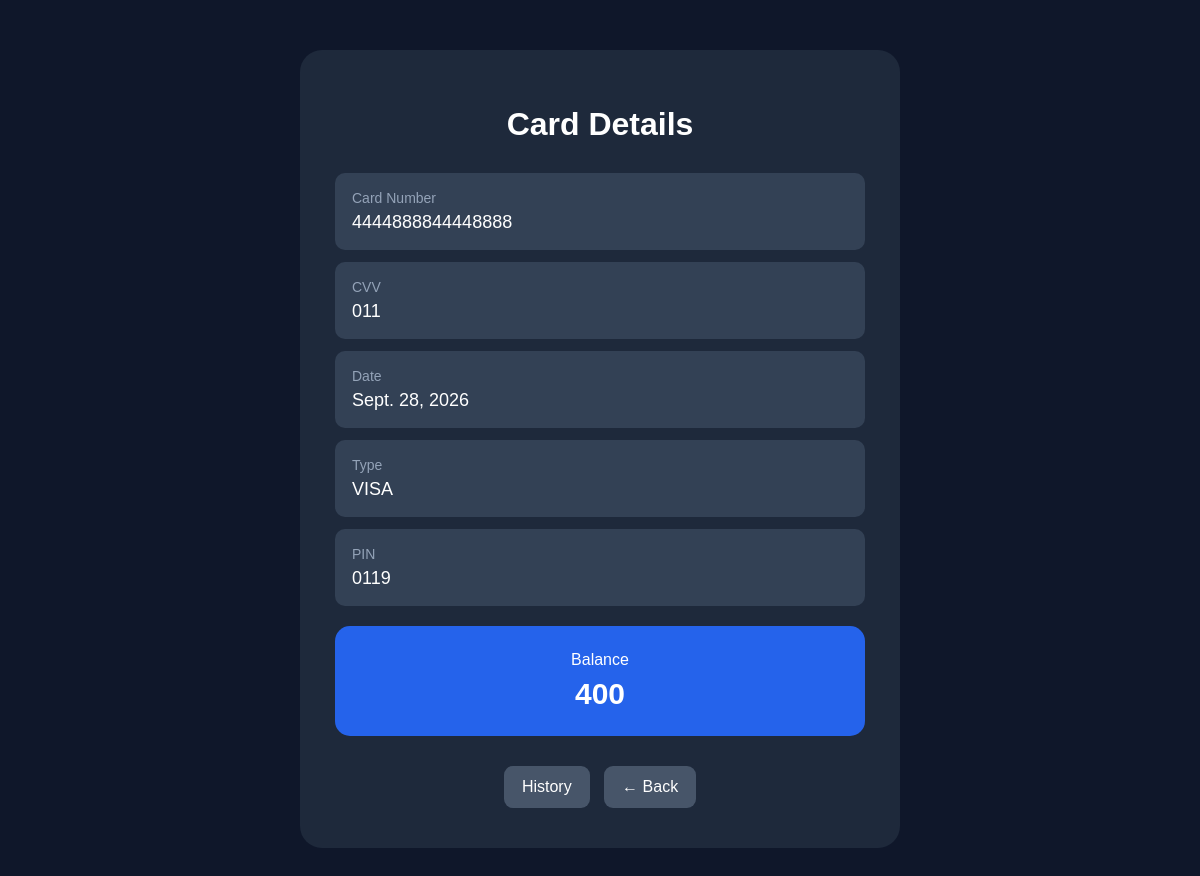
Screenshot of /card/5/ (signed in) with the database file from the repository.
### bank/models.py (models this page shows, shortened)
class Card(models.Model):
    user = models.ForeignKey(User, on_delete=models.CASCADE)
    card_number = models.CharField(max_length=16,unique=True)
    cvv = models.CharField(max_length=3)
    date = models.DateField(auto_now_add=True)
    type = models.CharField(max_length=50)
    pin = models.CharField(max_length=4)
    balance = models.IntegerField(default=500)

### bank/views.py (the view)
# urls.py: path('card/<int:pk>/',CardDetailView.as_view(),name='card_detail'),
class CardDetailView(DetailView):
    model = Card
    template_name = 'card_detail.html'
    context_object_name = 'card'
    def get_queryset(self):
        return Card.objects.filter(user=self.request.user)

### bank/templates/card_detail.html (shortened to what this page needs)
<!DOCTYPE html>
<html>
<head>
</head>
<body>
<div class="container">
    <div class="card">
        <h1>Card Details</h1>
        <div class="info">
            <div class="label">Card Number</div>
            <div class="value">{{ card.card_number }}</div>
        </div>
        <div class="info">
            <div class="label">CVV</div>
            <div class="value">{{ card.cvv }}</div>
        </div>
        <div class="info">
            <div class="label">Date</div>
            <div class="value">{{ card.date }}</div>
        </div>
        <div class="info">
            <div class="label">Type</div>
            <div class="value">{{ card.type }}</div>
        </div>
        <div class="info">
            <div class="label">PIN</div>
            <div class="value">{{ card.pin }}</div>
        </div>
        <div class="balance">
            <div>Balance</div>
            <h2>{{ card.balance }}</h2>
        </div>
        <div class="buttons">
            <a href="{% url 'card_history' %}?id={{ card.id }}">History</a>
            <a href="{% url 'cards' %}">← Back</a>
        </div>
    </div>
</div>
</body>
</html>

### bank/templates/card_detail.html (style rules this page uses)
body { margin: 0; font-family: Arial, sans-serif; background: #0f172a; color: white; }
.container { width: 90%; max-width: 600px; margin: 50px auto; }
.card { background: #1e293b; padding: 35px; border-radius: 22px; }
h1 { text-align: center; margin-bottom: 30px; }
.info { background: #334155; padding: 17px; border-radius: 10px; margin-bottom: 12px; }
.label { color: #94a3b8; font-size: 14px; margin-bottom: 6px; }
.value { font-size: 18px; }
.balance { background: #2563eb; padding: 25px; border-radius: 15px; text-align: center; margin-top: 20px; }
.balance h2 { font-size: 30px; margin: 8px 0 0; }
.buttons { text-align: center; margin-top: 25px; }
a { display: inline-block; text-decoration: none; color: white; background: #475569; padding: 12px 18px; border-radius: 9px; margin: 5px; }

### rows the page displays
Card: card_number "4444888844448888", cvv "011", date "Sept. 28, 2026", type "VISA", pin "0119", balance "400"
